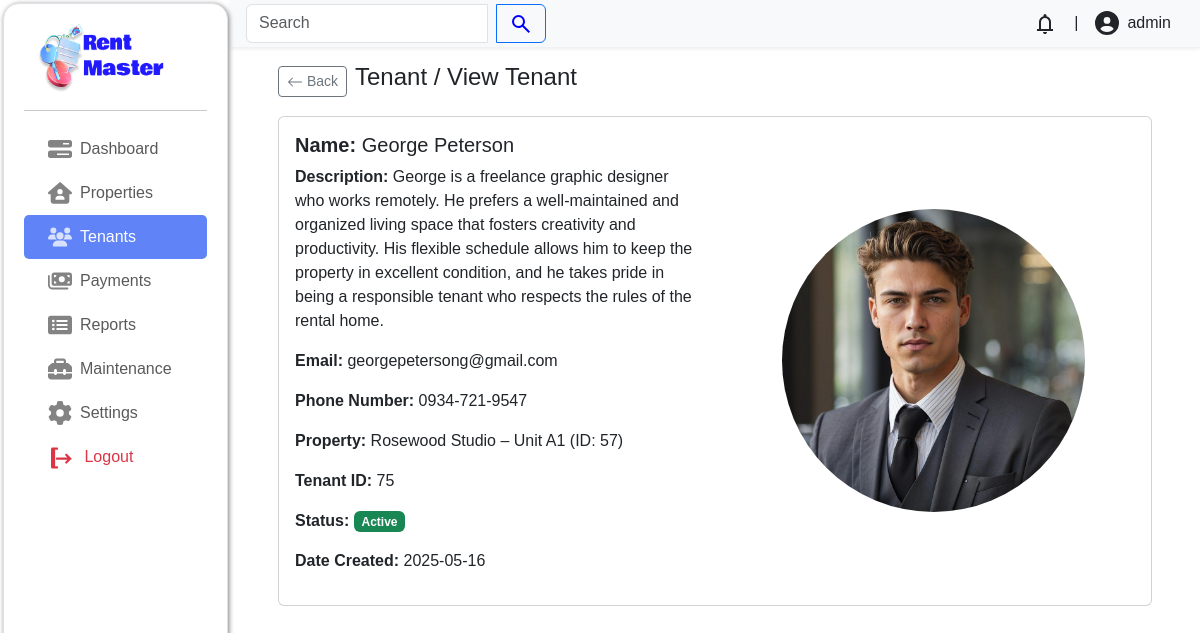
Screenshot of /admin/index.php?page=tenants/view&tenant_id=75 (signed in) with the database file from the repository.
### tables this page shows
CREATE TABLE `tenants` (
  `tenant_id` int(11) NOT NULL,
  `user_id` int(11) NOT NULL,
  `property_id` int(11) NOT NULL,
  `tenant_status` enum('pending','active','terminated') NOT NULL DEFAULT 'pending',
  `tenant_date_created` date NOT NULL DEFAULT current_timestamp(),
  `tenant_terminated_at` date DEFAULT NULL
);

CREATE TABLE `users` (
  `user_id` int(11) NOT NULL,
  `user_name` varchar(100) DEFAULT NULL,
  `user_email` varchar(100) NOT NULL,
  `user_password` varchar(100) DEFAULT NULL,
  `user_phone_number` varchar(50) NOT NULL,
  `user_address` varchar(100) NOT NULL,
  `user_description` varchar(2000) DEFAULT NULL,
  `user_image` varchar(500) DEFAULT NULL,
  `user_role` enum('tenant','landlord','visitor') NOT NULL
);

CREATE TABLE `properties` (
  `property_id` int(11) NOT NULL,
  `property_name` varchar(100) NOT NULL,
  `property_location` varchar(200) NOT NULL,
  `property_date_created` date NOT NULL,
  `property_description` varchar(1000) NOT NULL,
  `property_status` enum('available','unavailable') NOT NULL DEFAULT 'available',
  `property_rental_price` decimal(10,0) NOT NULL,
  `latitude` decimal(10,8) DEFAULT NULL,
  `longitude` decimal(11,8) DEFAULT NULL
);

### admin/tenants/view.php (the view, shortened to what this page needs)
<?php
$servername = "localhost";
$username = "root";
$password = "";
$dbname = "rentsystem";
$conn = mysqli_connect($servername, $username, $password, $dbname);
if (isset($_GET['tenant_id'])) {
    $tenant_id = $_GET['tenant_id'];
    $query = "
        SELECT *
        FROM tenants
        JOIN users ON tenants.user_id = users.user_id
        JOIN properties ON tenants.property_id = properties.property_id
        WHERE tenants.tenant_id = $tenant_id;";
    $result = mysqli_query($conn, $query);
?>
   <?php if ($tenant = mysqli_fetch_assoc($result)) { ?>
<div class="container px-lg-5 mb-4 px-lg-5 px-md-4 px-sm-3 px-2">
    <header class="d-flex align-items-center mt-3 gap-2">
        <a href="?page=tenants/index" class="btn btn-sm btn-outline-secondary">
            <svg xmlns="http://www.w3.org/2000/svg" width="16" height="16" fill="currentColor" viewBox="0 0 16 16">
                <path fill-rule="evenodd" d="M15 8a.5.5 0 0 0-.5-.5H2.707l3.147-3.146a.5.5 0 1 0-.708-.708l-4 4a.5.5 0 0 0 0 .708l4 4a.5.5 0 0 0 .708-.708L2.707 8.5H14.5A.5.5 0 0 0 15 8z"/>
            </svg>
            Back
        </a>
        <h4 class="fw-medium">Tenant / View Tenant</h4>
    </header>
    <div class="card mt-3">
        <div class="row g-0">
            <div class="col-lg-6">
                <div class="card-body">
                    <h5 class="card-title"><strong>Name:</strong> <?php echo htmlspecialchars($tenant['user_name']); ?></h5>
                    <p><strong>Description:</strong> <?php echo htmlspecialchars($tenant['user_description']); ?></p>
                    <p><strong>Email:</strong> <?php echo htmlspecialchars($tenant['user_email']); ?></p>
                    <p><strong>Phone Number:</strong> <?php echo htmlspecialchars($tenant['user_phone_number']); ?></p>
                    <p><strong>Property:</strong> <?php echo htmlspecialchars($tenant['property_name']); ?> (ID: <?php echo $tenant['property_id']; ?>)</p>
                    <p><strong>Tenant ID:</strong> <?php echo $tenant['tenant_id']; ?></p>
                    <p><strong>Status:</strong>
                        <?php
                            switch ($tenant['tenant_status']) {
                                case 'active':
                                    echo "<span class='badge bg-success'>Active</span>";
                                    break;
                            }
                        ?>
                    </p>
                    <p><strong>Date Created:</strong> <?php echo htmlspecialchars($tenant['tenant_date_created']); ?></p>
                </div>
            </div>
            <div class="col-lg-6 p-3 d-flex align-items-center justify-content-center">
                <img src="<?php echo htmlspecialchars($tenant['user_image']); ?>" alt="Tenant Image" class="card-img-top rounded-circle img-fluid" style="aspect-ratio:1/1; width: 75%;">
            </div>
        </div>
    </div>
</div>
<?php
    } else {
        echo "<div class='text-center text-bg-warning'>Tenant not found</div>";
        exit;
    }
}
?>

### admin/css/style.css (style rules this page uses)
html { font-size: 16px; font-family: sans-serif; }
body { display: flex; }
*, *::before, *::after { box-sizing: border-box; }
:root { --main-bg: #FAFAFA; --sub-bg: #C7EEFF; --accent: #2938ff; --fc1: #1D242B; --p: #323232; --fw1: 700; --fw2: 400; }
body { background-color: var(--main-bg); }

### rows the page displays
tenants: user.user_name "George Peterson", user.user_description "George is a freelance graphic designer who works remotely. He prefers a well-maintained and organized living space that fosters creativity and productivity. His flexible schedule allows him to keep the property in excellent condition, and he takes pride in being a responsible tenant who respects the rules of the rental home.", user.user_email "georgepetersong@gmail.com", user.user_phone_number "0934-721-9547", property.property_name "Rosewood Studio – Unit A1", property.property_id "57", tenant_id "75", tenant_date_created "2025-05-16", user.user_image (picture)
